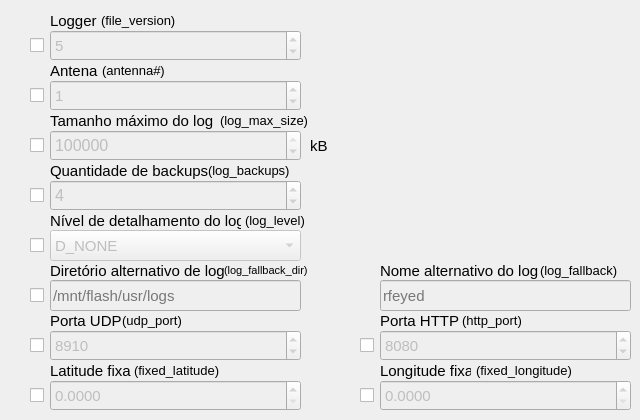
      <widget class="QWidget" name="tab_8">
       <attribute name="title">
        <string>Avançado</string>
       </attribute>
       <widget class="QLabel" name="conf_versao_label">
        <property name="geometry">
         <rect>
          <x>50</x>
          <y>10</y>
          <width>51</width>
          <height>21</height>
         </rect>
        </property>
        <property name="font">
         <font>
          <pointsize>11</pointsize>
         </font>
        </property>
        <property name="text">
         <string>Logger</string>
        </property>
       </widget>
       <widget class="QSpinBox" name="conf_versao_sbox">
        <property name="enabled">
         <bool>false</bool>
        </property>
        <property name="geometry">
         <rect>
          <x>50</x>
          <y>30</y>
          <width>251</width>
          <height>31</height>
         </rect>
        </property>
        <property name="font">
         <font>
          <pointsize>11</pointsize>
         </font>
        </property>
        <property name="maximum">
         <number>9999999</number>
        </property>
        <property name="singleStep">
         <number>1</number>
        </property>
        <property name="value">
         <number>5</number>
        </property>
        <property name="displayIntegerBase">
         <number>10</number>
        </property>
       </widget>
       <widget class="QCheckBox" name="conf_versao_check">
        <property name="geometry">
         <rect>
          <x>30</x>
          <y>30</y>
          <width>20</width>
          <height>31</height>
         </rect>
        </property>
        <property name="text">
         <string/>
        </property>
       </widget>
       <widget class="QSpinBox" name="conf_udpport_sbox">
        <property name="enabled">
         <bool>false</bool>
        </property>
        <property name="geometry">
         <rect>
          <x>50</x>
          <y>330</y>
          <width>251</width>
          <height>31</height>
         </rect>
        </property>
        <property name="font">
         <font>
          <pointsize>11</pointsize>
         </font>
        </property>
        <property name="maximum">
         <number>9999999</number>
        </property>
        <property name="singleStep">
         <number>1</number>
        </property>
        <property name="value">
         <number>8910</number>
        </property>
        <property name="displayIntegerBase">
         <number>10</number>
        </property>
       </widget>
       <widget class="QLabel" name="conf_udpport_label">
        <property name="geometry">
         <rect>
          <x>50</x>
          <y>310</y>
          <width>81</width>
          <height>21</height>
         </rect>
        </property>
        <property name="font">
         <font>
          <pointsize>11</pointsize>
         </font>
        </property>
        <property name="text">
         <string>Porta UDP</string>
        </property>
       </widget>
       <widget class="QCheckBox" name="conf_udpport_check">
        <property name="geometry">
         <rect>
          <x>30</x>
          <y>330</y>
          <width>20</width>
          <height>31</height>
         </rect>
        </property>
        <property name="text">
         <string/>
        </property>
       </widget>
       <widget class="QLabel" name="conf_httpport_label">
        <property name="geometry">
         <rect>
          <x>380</x>
          <y>310</y>
          <width>91</width>
          <height>21</height>
         </rect>
        </property>
        <property name="font">
         <font>
          <pointsize>11</pointsize>
         </font>
        </property>
        <property name="text">
         <string>Porta HTTP</string>
        </property>
       </widget>
       <widget class="QCheckBox" name="conf_httpport_check">
        <property name="geometry">
         <rect>
          <x>360</x>
          <y>330</y>
          <width>20</width>
          <height>31</height>
         </rect>
        </property>
        <property name="text">
         <string/>
        </property>
       </widget>
       <widget class="QCheckBox" name="conf_logback_check">
        <property name="geometry">
         <rect>
          <x>30</x>
          <y>180</y>
          <width>20</width>
          <height>31</height>
         </rect>
        </property>
        <property name="text">
         <string/>
        </property>
       </widget>
       <widget class="QLabel" name="conf_logback_label">
        <property name="geometry">
         <rect>
          <x>50</x>
          <y>160</y>
          <width>171</width>
          <height>21</height>
         </rect>
        </property>
        <property name="font">
         <font>
          <pointsize>11</pointsize>
         </font>
        </property>
        <property name="text">
         <string>Quantidade de backups</string>
        </property>
       </widget>
       <widget class="QSpinBox" name="conf_httpport_sbox">
        <property name="enabled">
         <bool>false</bool>
        </property>
        <property name="geometry">
         <rect>
          <x>380</x>
          <y>330</y>
          <width>251</width>
          <height>31</height>
         </rect>
        </property>
        <property name="font">
         <font>
          <pointsize>11</pointsize>
         </font>
        </property>
        <property name="maximum">
         <number>9999999</number>
        </property>
        <property name="singleStep">
         <number>1</number>
        </property>
        <property name="value">
         <number>8080</number>
        </property>
        <property name="displayIntegerBase">
         <number>10</number>
        </property>
       </widget>
       <widget class="QSpinBox" name="conf_logback_sbox">
        <property name="enabled">
         <bool>false</bool>
        </property>
        <property name="geometry">
         <rect>
          <x>50</x>
          <y>180</y>
          <width>251</width>
          <height>31</height>
         </rect>
        </property>
        <property name="font">
         <font>
          <pointsize>12</pointsize>
         </font>
        </property>
        <property name="maximum">
         <number>9999999</number>
        </property>
        <property name="singleStep">
         <number>1</number>
        </property>
        <property name="value">
         <number>4</number>
        </property>
        <property name="displayIntegerBase">
         <number>10</number>
        </property>
       </widget>
       <widget class="QCheckBox" name="conf_logmax_check">
        <property name="geometry">
         <rect>
          <x>30</x>
          <y>130</y>
          <width>20</width>
          <height>31</height>
         </rect>
        </property>
        <property name="text">
         <string/>
        </property>
       </widget>
       <widget class="QSpinBox" name="conf_logmax_sbox">
        <property name="enabled">
         <bool>false</bool>
        </property>
        <property name="geometry">
         <rect>
          <x>50</x>
          <y>130</y>
          <width>251</width>
          <height>31</height>
         </rect>
        </property>
        <property name="font">
         <font>
          <pointsize>12</pointsize>
         </font>
        </property>
        <property name="maximum">
         <number>9999999</number>
        </property>
        <property name="singleStep">
         <number>1000</number>
        </property>
        <property name="value">
         <number>100000</number>
        </property>
        <property name="displayIntegerBase">
         <number>10</number>
        </property>
       </widget>
       <widget class="QLabel" name="conf_logmax_label">
        <property name="geometry">
         <rect>
          <x>50</x>
          <y>110</y>
          <width>181</width>
          <height>21</height>
         </rect>
        </property>
        <property name="font">
         <font>
          <pointsize>11</pointsize>
         </font>
        </property>
        <property name="text">
         <string>Tamanho máximo do log</string>
        </property>
       </widget>
       <widget class="QLabel" name="conf_antena_label">
        <property name="geometry">
         <rect>
          <x>50</x>
          <y>60</y>
          <width>61</width>
          <height>21</height>
         </rect>
        </property>
        <property name="font">
         <font>
          <pointsize>11</pointsize>
         </font>
        </property>
        <property name="text">
         <string>Antena</string>
        </property>
       </widget>
       <widget class="QSpinBox" name="conf_antena_sbox">
        <property name="enabled">
         <bool>false</bool>
        </property>
        <property name="geometry">
         <rect>
          <x>50</x>
          <y>80</y>
          <width>251</width>
          <height>31</height>
         </rect>
        </property>
        <property name="font">
         <font>
          <pointsize>11</pointsize>
         </font>
        </property>
        <property name="maximum">
         <number>9999999</number>
        </property>
        <property name="singleStep">
         <number>1</number>
        </property>
        <property name="value">
         <number>1</number>
        </property>
        <property name="displayIntegerBase">
         <number>10</number>
        </property>
       </widget>
       <widget class="QCheckBox" name="conf_antena_check">
        <property name="geometry">
         <rect>
          <x>30</x>
          <y>80</y>
          <width>20</width>
          <height>31</height>
         </rect>
        </property>
        <property name="text">
         <string/>
        </property>
       </widget>
       <widget class="QLineEdit" name="conf_logfallname_edit">
        <property name="enabled">
         <bool>false</bool>
        </property>
        <property name="geometry">
         <rect>
          <x>380</x>
          <y>280</y>
          <width>251</width>
          <height>31</height>
         </rect>
        </property>
        <property name="font">
         <font>
          <pointsize>11</pointsize>
         </font>
        </property>
        <property name="placeholderText">
         <string>rfeyed</string>
        </property>
       </widget>
       <widget class="QLabel" name="conf_logfalldir_label">
        <property name="geometry">
         <rect>
          <x>50</x>
          <y>260</y>
          <width>201</width>
          <height>21</height>
         </rect>
        </property>
        <property name="font">
         <font>
          <pointsize>11</pointsize>
         </font>
        </property>
        <property name="text">
         <string>Diretório alternativo de log</string>
        </property>
       </widget>
       <widget class="QCheckBox" name="conf_logfalldir_check">
        <property name="geometry">
         <rect>
          <x>30</x>
          <y>280</y>
          <width>20</width>
          <height>31</height>
         </rect>
        </property>
        <property name="text">
         <string/>
        </property>
       </widget>
       <widget class="QLabel" name="conf_logfallname_label">
        <property name="geometry">
         <rect>
          <x>380</x>
          <y>260</y>
          <width>161</width>
          <height>21</height>
         </rect>
        </property>
        <property name="font">
         <font>
          <pointsize>11</pointsize>
         </font>
        </property>
        <property name="text">
         <string>Nome alternativo do log</string>
        </property>
       </widget>
       <widget class="QLineEdit" name="conf_logfalldir_edit">
        <property name="enabled">
         <bool>false</bool>
        </property>
        <property name="geometry">
         <rect>
          <x>50</x>
          <y>280</y>
          <width>251</width>
          <height>31</height>
         </rect>
        </property>
        <property name="font">
         <font>
          <pointsize>11</pointsize>
         </font>
        </property>
        <property name="placeholderText">
         <string>/mnt/flash/usr/logs</string>
        </property>
       </widget>
       <widget class="QComboBox" name="conf_loglevel_cbox">
        <property name="enabled">
         <bool>false</bool>
        </property>
        <property name="geometry">
         <rect>
          <x>50</x>
          <y>230</y>
          <width>251</width>
          <height>31</height>
         </rect>
        </property>
        <property name="font">
         <font>
          <pointsize>11</pointsize>
         </font>
        </property>
        <item>
         <property name="text">
          <string>D_NONE</string>
         </property>
        </item>
        <item>
         <property name="text">
          <string>D_ERROR</string>
         </property>
        </item>
        <item>
         <property name="text">
          <string>D_WARN</string>
         </property>
        </item>
        <item>
         <property name="text">
          <string>D_INFO</string>
         </property>
        </item>
        <item>
         <property name="text">
          <string>D_INFO1</string>
         </property>
        </item>
        <item>
         <property name="text">
          <string>D_INFO2</string>
         </property>
        </item>
        <item>
         <property name="text">
          <string>D_DEBUG</string>
         </property>
        </item>
        <item>
         <property name="text">
          <string>D_TRACE</string>
         </property>
        </item>
        <item>
         <property name="text">
          <string>D_ALL</string>
         </property>
        </item>
       </widget>
       <widget class="QLabel" name="conf_loglevel_label">
        <property name="geometry">
         <rect>
          <x>50</x>
          <y>210</y>
          <width>191</width>
          <height>21</height>
         </rect>
        </property>
        <property name="font">
         <font>
          <pointsize>11</pointsize>
         </font>
        </property>
        <property name="text">
         <string>Nível de detalhamento do log</string>
        </property>
       </widget>
       <widget class="QCheckBox" name="conf_loglevel_check">
        <property name="geometry">
         <rect>
          <x>30</x>
          <y>230</y>
          <width>20</width>
          <height>31</height>
         </rect>
        </property>
        <property name="text">
         <string/>
        </property>
       </widget>
       <widget class="QDoubleSpinBox" name="conf_latitude_sbox">
        <property name="enabled">
         <bool>false</bool>
        </property>
        <property name="geometry">
         <rect>
          <x>50</x>
          <y>380</y>
          <width>251</width>
          <height>31</height>
         </rect>
        </property>
        <property name="font">
         <font>
          <pointsize>11</pointsize>
         </font>
        </property>
        <property name="suffix">
         <string/>
        </property>
        <property name="decimals">
         <number>4</number>
        </property>
        <property name="maximum">
         <double>999999.999900000053458</double>
        </property>
       </widget>
       <widget class="QDoubleSpinBox" name="conf_longitude_sbox">
        <property name="enabled">
         <bool>false</bool>
        </property>
        <property name="geometry">
         <rect>
          <x>380</x>
          <y>380</y>
          <width>251</width>
          <height>31</height>
         </rect>
        </property>
        <property name="font">
         <font>
          <pointsize>11</pointsize>
         </font>
        </property>
        <property name="suffix">
         <string/>
        </property>
        <property name="decimals">
         <number>4</number>
        </property>
        <property name="maximum">
         <double>999999.999900000053458</double>
        </property>
       </widget>
       <widget class="QLabel" name="conf_latitude_label">
        <property name="geometry">
         <rect>
          <x>50</x>
          <y>360</y>
          <width>81</width>
          <height>21</height>
         </rect>
        </property>
        <property name="font">
         <font>
          <pointsize>11</pointsize>
         </font>
        </property>
        <property name="text">
         <string>Latitude fixa</string>
        </property>
       </widget>
       <widget class="QLabel" name="conf_longitude_label">
        <property name="geometry">
         <rect>
          <x>380</x>
          <y>360</y>
          <width>91</width>
          <height>21</height>
         </rect>
        </property>
        <property name="font">
         <font>
          <pointsize>11</pointsize>
         </font>
        </property>
        <property name="text">
         <string>Longitude fixa</string>
        </property>
       </widget>
       <widget class="QCheckBox" name="conf_latitude_check">
        <property name="geometry">
         <rect>
          <x>30</x>
          <y>380</y>
          <width>20</width>
          <height>31</height>
         </rect>
        </property>
        <property name="text">
         <string/>
        </property>
       </widget>
       <widget class="QCheckBox" name="conf_longitude_check">
        <property name="geometry">
         <rect>
          <x>360</x>
          <y>380</y>
          <width>20</width>
          <height>31</height>
         </rect>
        </property>
        <property name="text">
         <string/>
        </property>
       </widget>
       <widget class="QLabel" name="conf_versao_label_2">
        <property name="geometry">
         <rect>
          <x>101</x>
          <y>10</y>
          <width>81</width>
          <height>21</height>
         </rect>
        </property>
        <property name="font">
         <font>
          <pointsize>10</pointsize>
         </font>
        </property>
        <property name="text">
         <string>(file_version)</string>
        </property>
       </widget>
       <widget class="QLabel" name="conf_logfalldir_label_2">
        <property name="geometry">
         <rect>
          <x>224</x>
          <y>260</y>
          <width>100</width>
          <height>21</height>
         </rect>
        </property>
        <property name="font">
         <font>
          <pointsize>8</pointsize>
         </font>
        </property>
        <property name="text">
         <string>(log_fallback_dir)</string>
        </property>
       </widget>
       <widget class="QLabel" name="conf_antena_label_2">
        <property name="geometry">
         <rect>
          <x>102</x>
          <y>60</y>
          <width>70</width>
          <height>21</height>
         </rect>
        </property>
        <property name="font">
         <font>
          <pointsize>10</pointsize>
         </font>
        </property>
        <property name="text">
         <string>(antenna#)</string>
        </property>
       </widget>
       <widget class="QLabel" name="conf_logmax_label_2">
        <property name="geometry">
         <rect>
          <x>220</x>
          <y>110</y>
          <width>90</width>
          <height>21</height>
         </rect>
        </property>
        <property name="font">
         <font>
          <pointsize>10</pointsize>
         </font>
        </property>
        <property name="text">
         <string>(log_max_size)</string>
        </property>
       </widget>
       <widget class="QLabel" name="conf_logback_label_2">
        <property name="geometry">
         <rect>
          <x>208</x>
          <y>160</y>
          <width>81</width>
          <height>21</height>
         </rect>
        </property>
        <property name="font">
         <font>
          <pointsize>10</pointsize>
         </font>
        </property>
        <property name="text">
         <string>(log_backups)</string>
        </property>
       </widget>
       <widget class="QLabel" name="conf_loglevel_label_2">
        <property name="geometry">
         <rect>
          <x>245</x>
          <y>210</y>
          <width>81</width>
          <height>21</height>
         </rect>
        </property>
        <property name="font">
         <font>
          <pointsize>10</pointsize>
         </font>
        </property>
        <property name="text">
         <string>(log_level)</string>
        </property>
       </widget>
       <widget class="QLabel" name="conf_logfallname_label_2">
        <property name="geometry">
         <rect>
          <x>540</x>
          <y>260</y>
          <width>81</width>
          <height>21</height>
         </rect>
        </property>
        <property name="font">
         <font>
          <pointsize>10</pointsize>
         </font>
        </property>
        <property name="text">
         <string>(log_fallback)</string>
        </property>
       </widget>
       <widget class="QLabel" name="conf_udpport_label_2">
        <property name="geometry">
         <rect>
          <x>122</x>
          <y>310</y>
          <width>61</width>
          <height>21</height>
         </rect>
        </property>
        <property name="font">
         <font>
          <pointsize>10</pointsize>
         </font>
        </property>
        <property name="text">
         <string>(udp_port)</string>
        </property>
       </widget>
       <widget class="QLabel" name="conf_httpport_label_2">
        <property name="geometry">
         <rect>
          <x>462</x>
          <y>310</y>
          <width>81</width>
          <height>21</height>
         </rect>
        </property>
        <property name="font">
         <font>
          <pointsize>10</pointsize>
         </font>
        </property>
        <property name="text">
         <string>(http_port)</string>
        </property>
       </widget>
       <widget class="QLabel" name="conf_latitude_label_2">
        <property name="geometry">
         <rect>
          <x>134</x>
          <y>360</y>
          <width>91</width>
          <height>21</height>
         </rect>
        </property>
        <property name="font">
         <font>
          <pointsize>10</pointsize>
         </font>
        </property>
        <property name="text">
         <string>(fixed_latitude)</string>
        </property>
       </widget>
       <widget class="QLabel" name="conf_longitude_label_2">
        <property name="geometry">
         <rect>
          <x>476</x>
          <y>360</y>
          <width>101</width>
          <height>21</height>
         </rect>
        </property>
        <property name="font">
         <font>
          <pointsize>10</pointsize>
         </font>
        </property>
        <property name="text">
         <string>(fixed_longitude)</string>
        </property>
       </widget>
       <widget class="QLabel" name="conf_kb_label_2">
        <property name="geometry">
         <rect>
          <x>310</x>
          <y>130</y>
          <width>41</width>
          <height>31</height>
         </rect>
        </property>
        <property name="font">
         <font>
          <pointsize>11</pointsize>
         </font>
        </property>
        <property name="text">
         <string>kB</string>
        </property>
       </widget>
      </widget>
